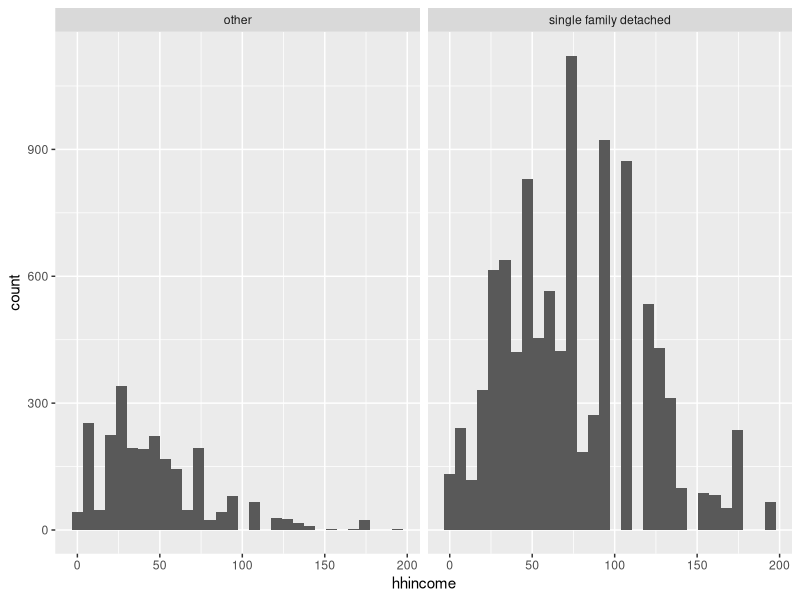
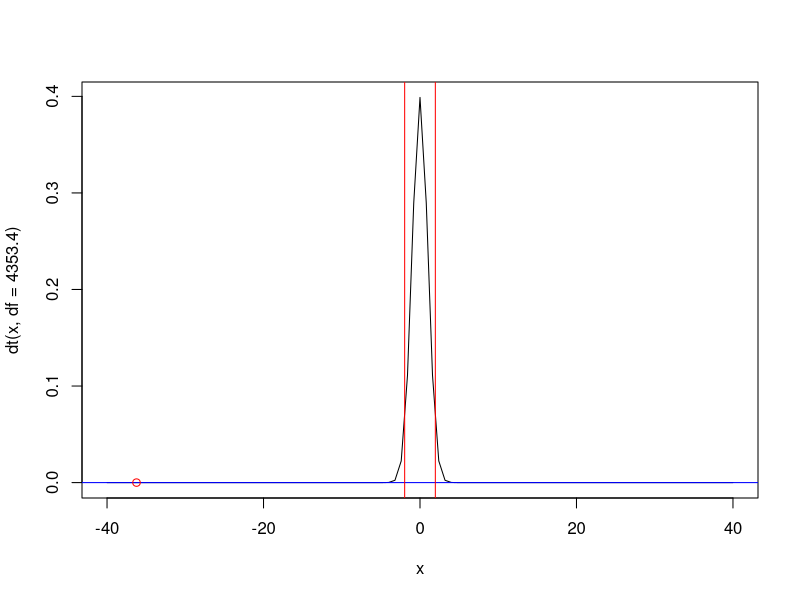
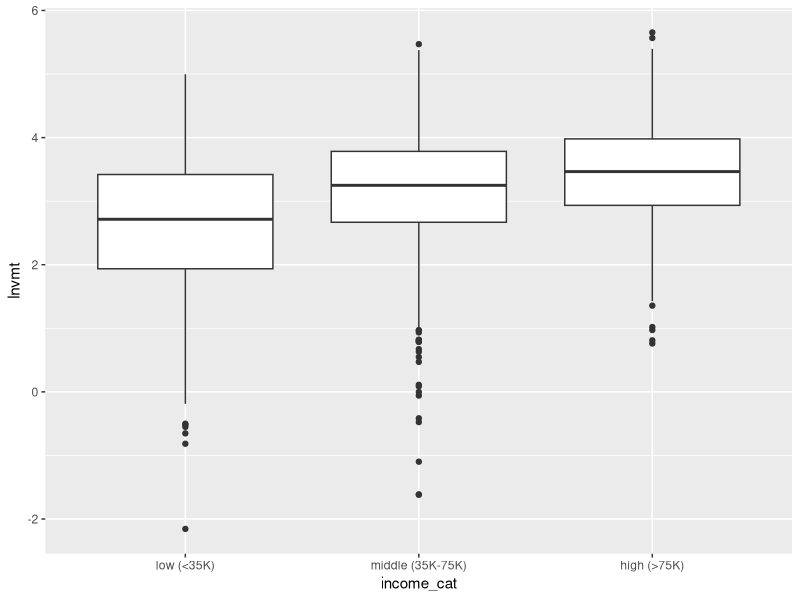
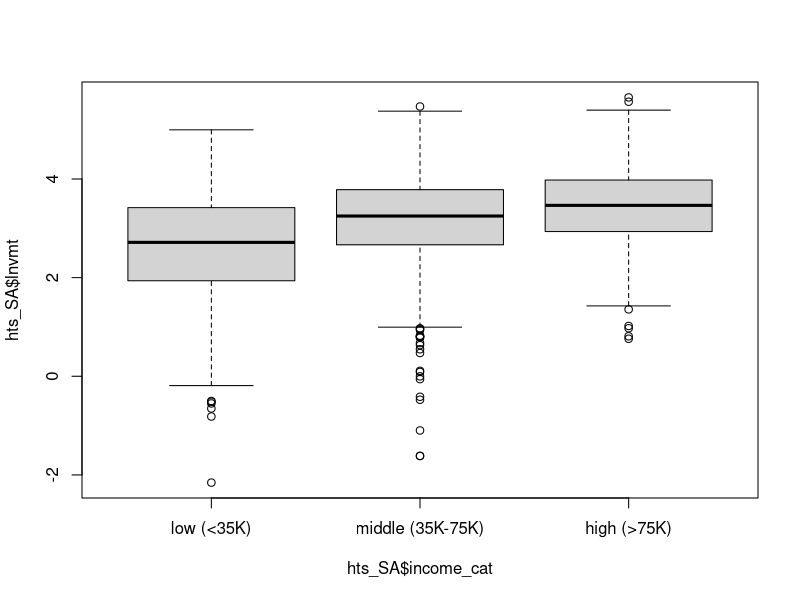

The R source for these figures, in order: (Note: this script raises an error after producing the figures.)
# Lab 7 Assignment: Chi-Square and Correlation
# The University of Texas at San Antonio
# URP-5393: Urban Planning Methods II


#---- Instructions ----

# 1. [70 points] Open the R file "Lab7_Assignment.R" and answer the questions bellow
# 2. [30 points] Run a T-test and an ANOVA test in your data.


#---- Part 1. Open the R file "Lab7_Assignment.R" and answer the questions bellow

# 1.1 load the same household data used in the Lab7_Script.R file, create the object `HTS`

library(data.table)
library(foreign)

hts <- data.table(read.spss("06_lab/datasets/HTS.household.10regions.sav",to.data.frame = T))


# 2. Recreate the same steps used in the lab to run a T-test, but instead, consider the following:
# 2.1 Run a T-Test to show if the household income means is statistically different between households living in single family residences or not (use the whole sample). Produce two pdfs, one with an histogram pdf plot, and another with the simulated hypothesis testing plot showing where the T-statistic falls. Provide a short interpretation of your results

# step 1 -  Histogram looks ok normal
library(ggplot2)
ggplot(data=hts[!is.na(sf),],aes(x=hhincome))+
  geom_histogram()+
  facet_wrap(~sf)

# desc stats
hts[!is.na(sf),.(mean=mean(hhincome,na.rm=T),sd=sd(hhincome,na.rm=T),Obs=.N),by=.(sf)]

hts<-hts[!is.na(sf),]

#Step 2: dependent variable types
class(hts$hhincome) ; class(hts$sf)
# Step 3: H0: t-statistic = 0 (Mean_Seattle - Mean_Kansas = 0)

# Step 4: Conduct t-test
two_tailed_t_test<-hts[,t.test(formula = hhincome ~ sf)] # two-tailed
two_tailed_t_test

one_tailed_t_test<-hts[,t.test(formula = hhincome ~ sf,alernative = 'greater')] # one-tailed
one_tailed_t_test

# BONUS: Simulated hypothesis testing plot ----
curve(dt(x, df = 4353.4), from = -40, to = 40)
abline(h=0,col='blue')
points(x=two_tailed_t_test$statistic,y=0,col='red')

##upper value from Chi-Squared Dist (1-alpha) with alpha=0.05
upper975 <- qt(p = .975, df = 4353.4)
abline(v = upper975,y=0,col='red')

lower025 <- qt(p = .025, df = 4353.4)
abline(v = lower025,y=0,col='red')

# 2.2 Filter the sample to select only the region of San Antonio. Prepare an T-Test to show if the household vehicle miles traveled (in natural logs - lnvmt) is statistically different between households living in neighborhoods with a job-population index (variable `jobpop`) over and under the city median (of the `jobpop` variable of course)

hts_SA<-hts[region=="San Antonio, TX",]

hts_SA[,over_med_jobpop:=factor(as.numeric(jobpop>quantile(jobpop,0.5)))]
SA_two_tailed_t_test<-hts_SA[,t.test(formula = lnvmt ~ over_med_jobpop )] 
SA_two_tailed_t_test

# 2.2 using the same data set (San Antonio sample), run an ANOVA test to see if there are significant differences between income categories and vehicle miles traveled by household. Follow the same steps used in the ANOVA exercise done in class. Produce three pdfs: one checking the normality assumption of the dependent variable, a second one checking the presence of outliers, and a third one showing the Tukey (post hoc) T-tests plot.

ggplot(data=hts_SA, aes(x=income_cat, y= lnvmt))+
  geom_boxplot()

# deleting outliers 
hts_SA_bp<-boxplot(hts_SA$lnvmt~hts_SA$income_cat)

outliers <- hts_SA_bp$out

hts_SA_bp[lntpm%in%outliers,]
hts_SA2<-hts_SA[!lnvmt%in%outliers,]

boxplot(hts_SA2$lnvmt~hts_SA2$income_cat)

# Step 1: dependent variable is normal: 

hist(hts_SA2$lnvmt) # looks pretty normal to me!

# Step 1: variance homogeneity?
bartlett.test(lnvmt ~ income_cat, data=hts_SA2) # H0: variances are equal: p-value ==> accepts


# Step 4: one-way anova

fit<-aov(hts_SA2$lnvmt~hts_SA2$income_cat)
summary(fit)

#post-hoc test
TukeyHSD(fit)

plot(TukeyHSD(fit))

# Bonus: [30 points] Provide an HTML file with your answers using R-Markdown.

